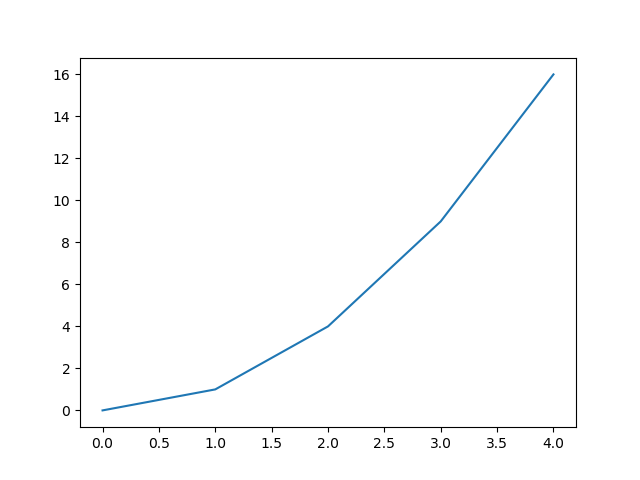

Here is the Python script that generated this plot:
import matplotlib.pyplot as plt

k = plt.plot([0,1,4,9,16])
print(k)
plt.show()
